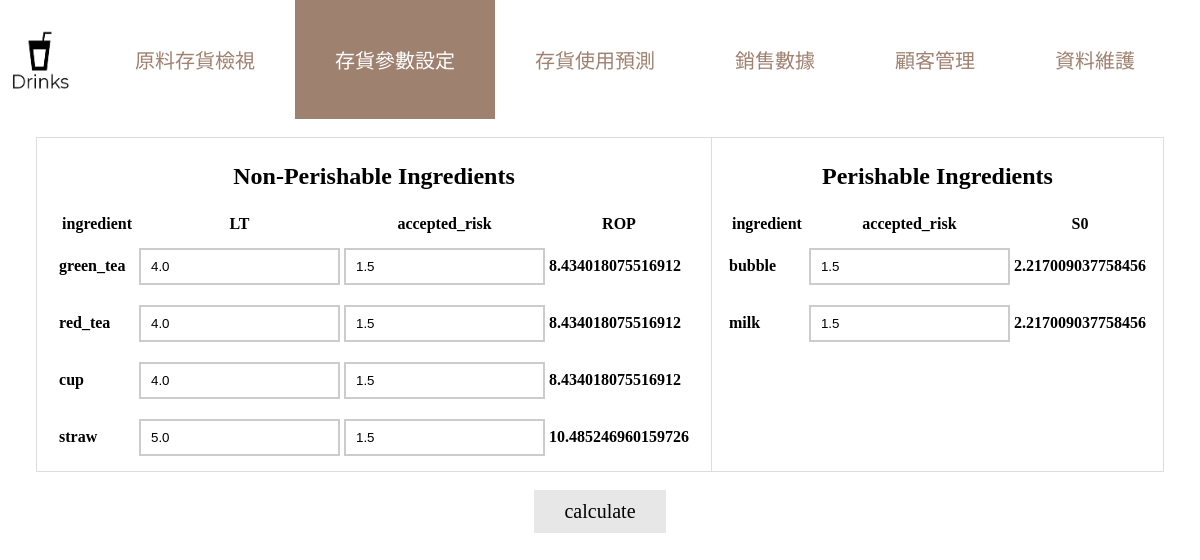
The app's page /management/variable_setting, older data.
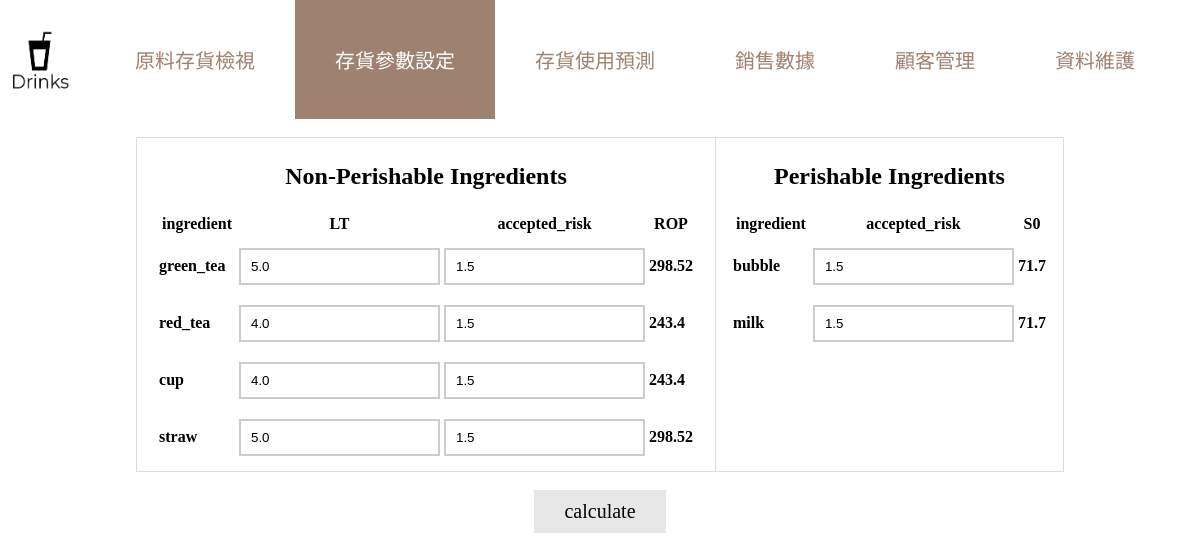
The same page, newer data.
### drink/models.py (models this page shows)
class ROP_Parameters(models.Model):
    ingredient_name = models.CharField(max_length=20)
    LT = models.FloatField()
    d  = models.FloatField()
    sigma = models.FloatField()
    accepted_risk= models.FloatField()
    ROP = models.FloatField(default=0)

class S0_Parameters(models.Model):
    ingredient_name = models.CharField(max_length=20)
    d  = models.FloatField()
    sigma = models.FloatField()
    accepted_risk= models.FloatField()
    S0 = models.FloatField(default=0)

### drink/views.py (the view, shortened to what this page needs)
# urls.py: path('management/variable_setting', level_setup),
def level_setup(request):
    i_para_list_ROP=list(ROP_Parameters.objects.all())
    i_para_list_S0=list(S0_Parameters.objects.all())
    for i in i_para_list_ROP:
        LT_str=str(i.ingredient_name)+"_LT"
        accepted_risk_str=str(i.ingredient_name)+"_accepted_risk"
    for i in i_para_list_S0:
        accepted_risk_str=str(i.ingredient_name)+"_accepted_risk"
        if(accepted_risk_str in request.GET):
            accepted_risk=float(request.GET[accepted_risk_str])
            i.accepted_risk=accepted_risk
            i.S0=getS0(accepted_risk)
            i.save()
    return render(request,'variable_setting.html',locals())

### drink/templates/variable_setting.html (shortened to what this page needs)
<!DOCTYPE html>
<html>
<head>
</head>
<body>
    <ul class="topnav">
      <li>
        {% load staticfiles %}
        <img src=" {% static 'logo.png' %} " style="width:80px; height:80px; float:left; padding-right:15px; padding-top: 20px;" onclick="window.location.href ='/drink_system'"></li>
      <li><a class='other' href='/management/ingredient'>原料存貨檢視</a></li>
      <li><a class='active'>存貨參數設定</a></li>
      <li><a class='other' href='/management/inventory_prediction'>存貨使用預測</a></li>
      <li><a class='other' href="/management/sales_info">銷售數據</a></li>
      <li><a class='other' href="/management/customer_info">顧客管理</a></li>
      <li><a class='other' href="/admin">資料維護</a></li>
    </ul>
<form method="GET" action="">
<br>
<table align="center" style="border: 1px solid #ddd;">
    <tr style="border: 1px solid #ddd;">
        <th valign="top" style="border: 1px solid #ddd;padding-left: 10px;padding-right: 10px">
            <div class='container' " style="padding-left: 10px;padding-right: 10px">
            <h2>Non-Perishable Ingredients</h2>
            <table>
                <tr>
                    <th>ingredient</th>
                    <th>LT</th>
                    <th>accepted_risk</th>
                    <th>ROP</th>
                </tr>
                {%for i in i_para_list_ROP%}
                <tr>
                    <td>{{i.ingredient_name}}</td>
                    <td>
                        <input class="form-control" name="{{i.ingredient_name}}_LT" id="{{i.ingredient_name}}_LT" type="text" value="{{i.LT}}">
                    </td>
                    <td>
                        <input class="form-control" name="{{i.ingredient_name}}_accepted_risk" id="{{i.ingredient_name}}_accepted_risk" type="text" value="{{i.accepted_risk}}">
                    </td>
                    <td>
                        <p>{{i.ROP}}</p>
                    </td>
                </tr>
                {%endfor%}
            </table>
            </div>
        </th>
        <th valign="top">
            <div class='container' style="padding-left: 10px;padding-right: 10px">
            <h2>Perishable Ingredients</h2>
            <table>
                <tr>
                    <th>ingredient</th>
                    <th>accepted_risk</th>
                    <th>S0</th>
                </tr>
                {%for i in i_para_list_S0%}
                <tr>
                    <td>{{i.ingredient_name}}</td>
                    <td>
                        <input class="form-control" name="{{i.ingredient_name}}_accepted_risk" id="{{i.ingredient_name}}_accepted_risk" type="text" value="{{i.accepted_risk}}">
                    </td>
                    <td>
                        <p>{{i.S0}}</p>
                    </td>
                </tr>
                {%endfor%}
            </table>
            <br>
            </div>
        </th>
    </tr>
</table>
<br>
<div align="center">
<input class='button' type="submit" value="calculate" align="center"></div>
</form>
</body>
</html>

### drink/templates/variable_setting.html (style rules this page uses)
body { font-family: 微軟正黑體; margin: 0px; padding-top: 0px; }
table, td, th { text-align: left; }
table { border-collapse: collapse; }
th { padding: 5px; text-align:center; }
td { padding: 2px; }
input[type=text] { width: 100%; padding: 9px 10px; margin: 8px 0; box-sizing: border-box; border: 2px solid #ccc; -webkit-transition: 0.5s; transition: 0.5s; outline: none; }
.button { background-color: #e7e7e7; border: none; padding: 10px 30px; text-align: center; text-decoration: none; display: inline-block; font-size: 20px; font-family: 微軟正黑體; }
.topnav { overflow: hidden; background-color: white; }
.topnav a { float: left; display: block; text-align: center; padding: 45px 40px; text-decoration: none; }
.other { color: #9F8170; }
ul { list-style-type: none; margin: 0; padding: 0; overflow: hidden; background-color: #C3B091; font-size: 20px; }
.active { color: white; background-color: #9F8170; }

Row changes from the older to the newer data that the page shows:
changed ROP_Parameters "green_tea": LT "4.0" → "5.0"; ROP "8.434018075516912" → "298.52"
changed ROP_Parameters "red_tea": ROP "8.434018075516912" → "243.4"
changed ROP_Parameters "cup": ROP "8.434018075516912" → "243.4"
changed ROP_Parameters "straw": ROP "10.485246960159726" → "298.52"
changed S0_Parameters "bubble": S0 "2.217009037758456" → "71.7"
changed S0_Parameters "milk": S0 "2.217009037758456" → "71.7"
